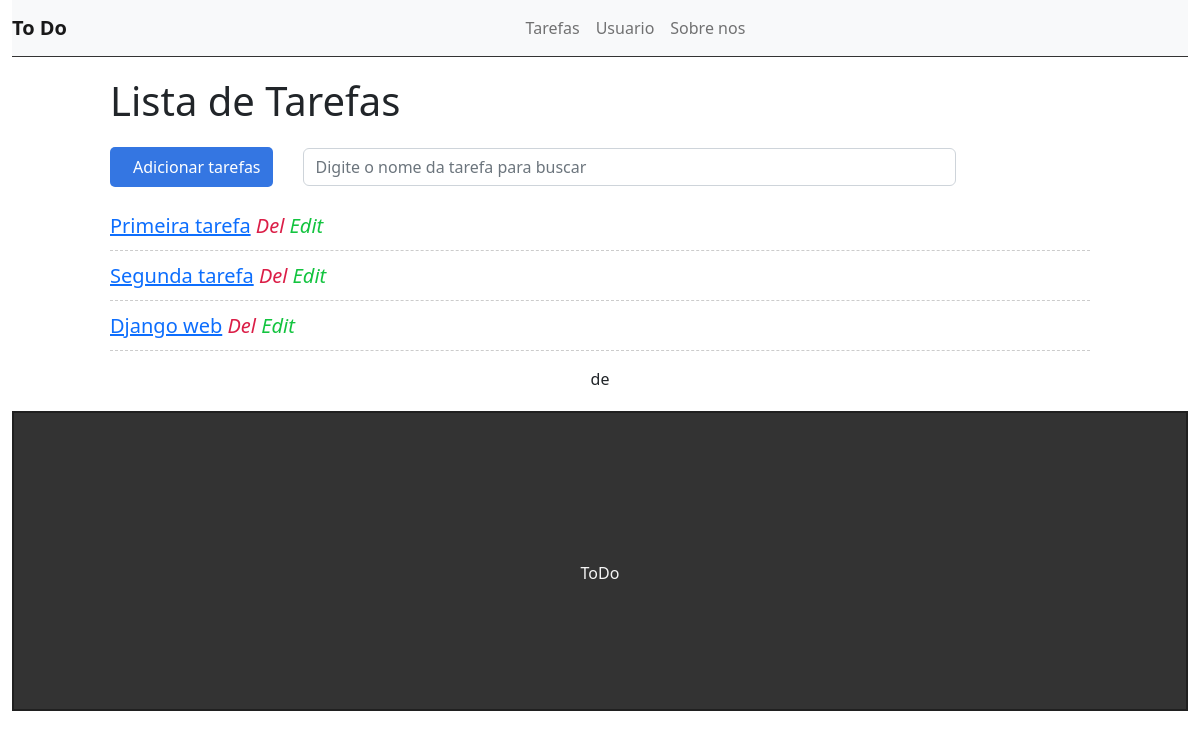
The app's page /, older data.
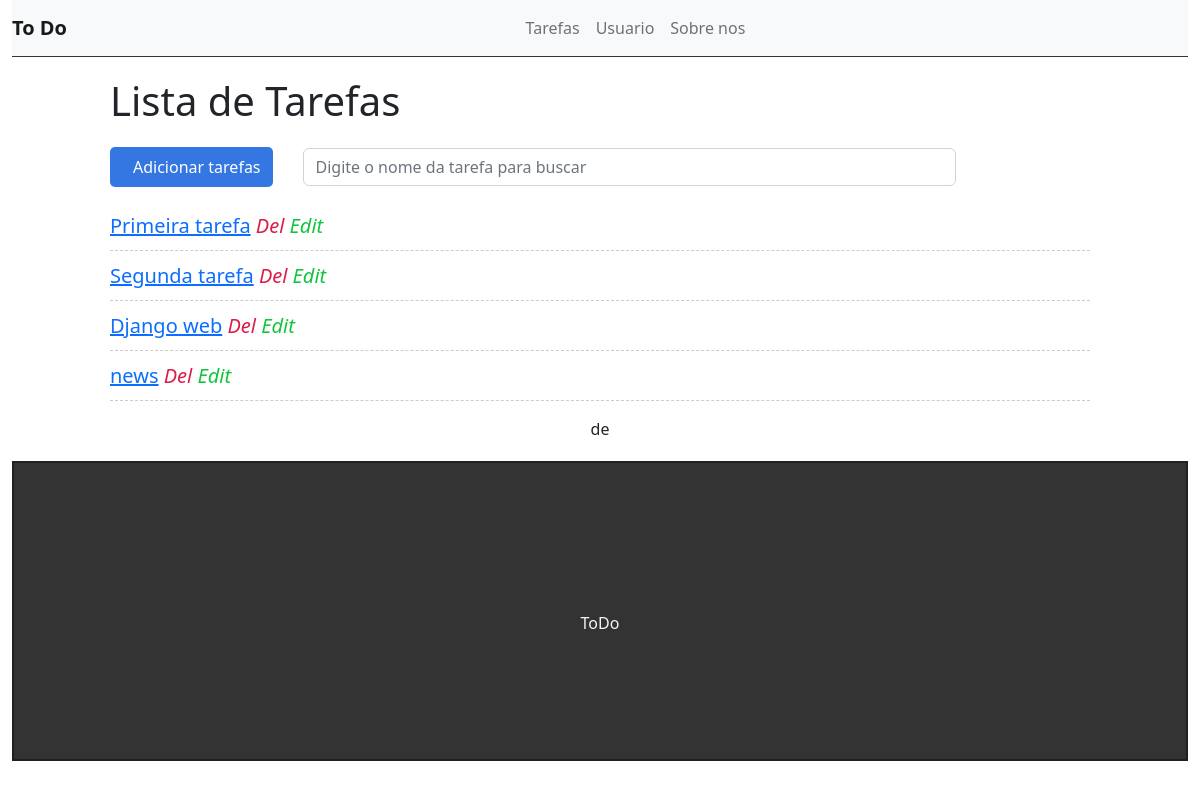
The same page, newer data.
### tasks/models.py (models this page shows, shortened)
class Task(models.Model):
    STATUS = (
        ('doing', 'Doing'),
        ('done', 'Done')
    )
    title = models.CharField(max_length=255)
    description = models.TextField()
    done = models.CharField(
        max_length=5,
        choices=STATUS,
    )
    created_at = models.DateTimeField(auto_now_add=True)
    updated_at = models.DateTimeField(auto_now=True)

### tasks/views.py (the view)
# urls.py: path('', views.taskList, name='task-list'),
def taskList(request):
    tasks = Task.objects.all
    return render(request, 'tasks/list.html', {'tasks': tasks})

### tasks/templates/tasks/list.html (shortened to what this page needs)
{% extends 'base.html' %}
{% block content %}
    <div class="offset-1 col-10 list-div">
        <h1>Lista de Tarefas</h1>
        <a class="add-link" href="newtask/">
            <div class="col-2 add-div">
                Adicionar tarefas
            </div>
        </a>
        <div class="col-8 search-div">
            <input class="form-control" type="text" name="search" id="search" placeholder="Digite o nome da tarefa para buscar"/>
        </div>
        <ul class="task-list">
            {% for task in tasks %}
                <li class="task-item">
                    <span><a href="task/{{task.id}}">{{task.title}}</a></span>
                    <a class="add-link delete-btn" href="delete/{{task.id}}"><span><i class="fas fa-trash">Del</i></span></a>
                    <a class="add-link" href="edit/{{task.id}}"><span><i class="fas fa-edit">Edit</i></span></a>
                </li>
            {% endfor %}
        </ul>
        <div class="pagination">
            <span class="step-links">
                <span class="current">
                    {{ tasks.number }} de {{ tasks.paginator.num_pages }}
                </span>
            </span>
        </div>
    </div>
{% endblock %}

Row changes from the older to the newer data that the page shows:
added Task: title "news"
